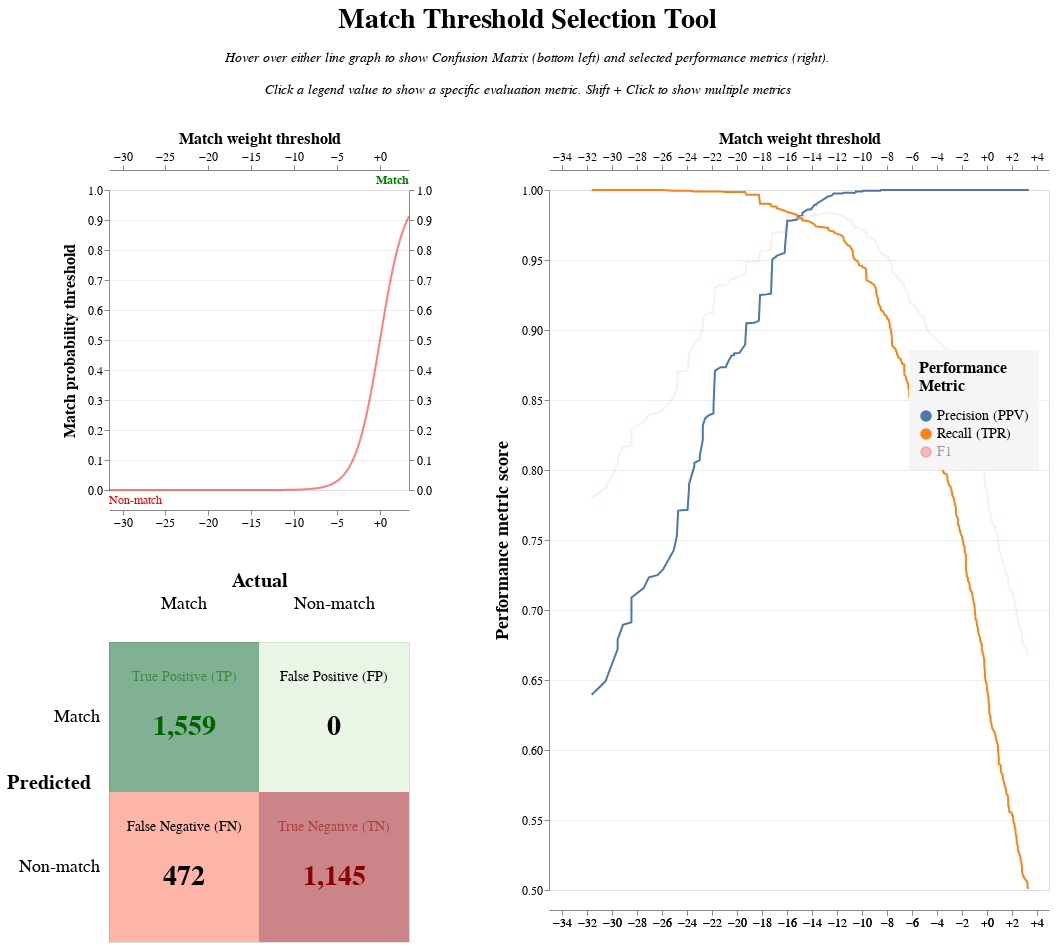

Notebook code cell kept with this figure:
### Markdown cell above
## Worked Example

### Code cell
from splink.duckdb.linker import DuckDBLinker
import splink.duckdb.comparison_library as cl
import splink.duckdb.comparison_template_library as ctl
from splink.duckdb.blocking_rule_library import block_on
from splink.datasets import splink_datasets, splink_dataset_labels
import logging, sys
logging.disable(sys.maxsize)

df = splink_datasets.fake_1000

settings = {
    "link_type": "dedupe_only",
    "blocking_rules_to_generate_predictions": [
        block_on("first_name"),
        block_on("surname"),
    ],
    "comparisons": [
        ctl.name_comparison("first_name"),
        ctl.name_comparison("surname"),
        ctl.date_comparison("dob", cast_strings_to_date=True),
        cl.exact_match("city", term_frequency_adjustments=True),
        ctl.email_comparison("email", include_username_fuzzy_level=False),
    ],
}

linker = DuckDBLinker(df, settings)
linker.estimate_u_using_random_sampling(max_pairs=1e6)

blocking_rule_for_training = block_on(["first_name", "surname"])

linker.estimate_parameters_using_expectation_maximisation(blocking_rule_for_training)

blocking_rule_for_training = block_on("dob")
linker.estimate_parameters_using_expectation_maximisation(blocking_rule_for_training)


df_labels = splink_dataset_labels.fake_1000_labels
labels_table = linker.register_labels_table(df_labels)

linker.accuracy_analysis_from_labels_table(labels_table, add_metrics=['f1'])

### Figure 1 — Vega-Lite specification as saved in the notebook (floating-point values rounded to 4 significant figures; data arrays with more than 128 entries replaced by an {"elided": "..."} marker saying what was removed)
{"config": {"view": {"continuousWidth": 300, "continuousHeight": 300, "discreteHeight": {"step": 150}, "discreteWidth": {"step": 150}}, "axis": {"gridWidth": 0.5, "labelFontSize": 12, "titleFontSize": 16}, "axisX": {"format": "+", "grid": false, "offset": 20, "values": {"expr": "[-25,-20,-15,-10,-5,0,5,10,15,20,25]"}}, "axisY": {"title": "Match probability threshold", "titleFontSize": 16}, "concat": {"spacing": 40}}, "hconcat": [{"vconcat": [{"layer": [{"layer": [{"mark": {"type": "rule"}, "encoding": {"opacity": {"condition": {"param": "threshold", "value": 0.3, "empty": false}, "value": 0}, "x": {"axis": {"orient": "bottom"}, "field": "truth_threshold", "scale": {"nice": false}, "title": null, "type": "quantitative"}}, "params": [{"name": "threshold", "select": {"type": "point", "encodings": ["x"], "fields": ["truth_threshold"], "nearest": true, "on": "mouseover", "toggle": false}, "value": null}]}, {"mark": {"type": "rule"}, "encoding": {"opacity": {"condition": {"param": "threshold", "value": 0.3, "empty": false}, "value": 0}, "y": {"axis": {"orient": "right"}, "field": "match_probability", "title": " ", "type": "quantitative"}}, "params": [{"name": "prob", "select": {"type": "point", "encodings": ["y"], "fields": ["match_probability"], "nearest": true, "on": "mouseover", "toggle": false}}]}]}, {"layer": [{"mark": {"type": "text", "fontSize": 14, "fontWeight": "bold", "xOffset": 25, "yOffset": 10}, "encoding": {"text": {"aggregate": "min", "field": "truth_threshold", "format": "+.2f"}, "y": {"axis": {"orient": "left"}, "field": "match_probability", "title": "Match probability threshold", "type": "quantitative"}}, "transform": [{"filter": {"param": "threshold", "empty": false}}]}, {"mark": {"type": "text", "fontSize": 14, "xOffset": -25, "yOffset": -10}, "encoding": {"text": {"aggregate": "min", "field": "match_probability", "format": ".3f"}}, "transform": [{"filter": {"param": "threshold", "empty": false}}]}, {"mark": {"type": "line", "color": "red", "opacity": 0.5}}, {"mark": {"type": "line", "color": "green", "opacity": 0.5, "strokeWidth": 3}, "transform": [{"filter": "datum.truth_threshold >= threshold.truth_threshold"}]}, {"mark": {"type": "point", "color": "green", "size": 100}, "encoding": {"opacity": {"condition": {"param": "threshold", "value": 1, "empty": false}, "value": 0}}}], "encoding": {"x": {"field": "truth_threshold", "type": "quantitative", "title": "Match weight threshold", "axis": {"orient": "top"}}, "y": {"field": "match_probability", "type": "quantitative", "title": "Match probability threshold", "axis": {"orient": "left", "titlePadding": 10}}}}, {"mark": {"type": "text", "align": "left", "color": "red", "fontSize": 12, "text": "Non-match", "x": 0, "y": "height", "yOffset": 10}, "data": {"values": [{}]}}, {"mark": {"type": "text", "align": "right", "color": "green", "fontSize": 12, "fontWeight": "bold", "text": "Match", "x": "width", "y": 0, "yOffset": -10}, "data": {"values": [{}]}}], "description": "Match weight vs probability"}, {"hconcat": [{"layer": [{"mark": {"type": "rect", "opacity": 0.5}, "encoding": {"color": {"field": "count", "legend": null, "scale": {"scheme": "reds", "zero": true}, "type": "quantitative"}}, "transform": [{"filter": "datum.predicted == 0"}]}, {"mark": {"type": "rect", "opacity": 0.5}, "encoding": {"color": {"field": "count", "legend": null, "scale": {"scheme": "greens", "zero": true}, "type": "quantitative"}}, "transform": [{"filter": "datum.predicted == 1"}]}, {"mark": {"type": "text", "fontSize": 14, "yOffset": -40}, "encoding": {"color": {"condition": [{"test": "datum.predicted==1 && datum.actual==1", "value": "darkgreen"}, {"test": "datum.predicted==0 && datum.actual==0", "value": "darkred"}], "value": "black"}, "opacity": {"condition": {"test": "datum.predicted != datum.actual", "value": 1}, "value": 0.5}, "text": {"field": "confusion_label", "type": "nominal"}}}, {"mark": {"type": "text", "fontSize": 28, "fontWeight": "bold", "yOffset": 10}, "encoding": {"color": {"condition": [{"test": "datum.predicted==1 && datum.actual==1", "value": "darkgreen"}, {"test": "datum.predicted==0 && datum.actual==0", "value": "darkred"}], "value": "black"}, "text": {"field": "count", "format": ",", "type": "nominal"}}}], "description": "Confusion matrix", "encoding": {"x": {"field": "actual", "type": "nominal", "title": "Actual", "axis": {"domain": false, "labelAngle": 0, "labelExpr": "datum.label == 1 ? 'Match' : 'Non-match'", "labelFontSize": 18, "labelPadding": 10, "orient": "top", "ticks": false, "titleAngle": 0, "titleFontSize": 20}, "sort": "-x"}, "y": {"field": "predicted", "type": "nominal", "title": "Predicted", "axis": {"domain": false, "labelExpr": "datum.label == 1 ? 'Match' : 'Non-match'", "labelFontSize": 18, "labelPadding": 10, "ticks": false, "titleAngle": 0, "titleFontSize": 20, "titlePadding": -30}, "sort": "-y"}}, "resolve": {"scale": {"color": "independent"}}, "transform": [{"filter": {"or": [{"param": "threshold", "empty": false}, {"and": [{"param": "threshold", "empty": true}, "datum.truth_threshold == datum.median_threshold"]}]}}]}], "transform": [{"fold": ["tp", "tn", "fp", "fn"], "as": ["label", "count"]}, {"calculate": "datum.label === 'tp' ? 'True Positive (TP)' : datum.label === 'tn' ? 'True Negative (TN)' : datum.label === 'fp' ? 'False Positive (FP)' : 'False Negative (FN)'", "as": "confusion_label"}, {"calculate": "datum.label === 'tp' || datum.label === 'fp' ? 1 : 0", "as": "predicted"}, {"calculate": "datum.label === 'tp' || datum.label === 'fn' ? 1 : 0", "as": "actual"}, {"joinaggregate": [{"op": "median", "field": "truth_threshold", "as": "median_threshold"}]}]}]}, {"layer": [{"layer": [{"mark": {"type": "point", "size": 100}, "encoding": {"opacity": {"condition": {"param": "threshold", "value": 1, "empty": false}, "value": 0}, "tooltip": [{"field": "truth_threshold", "format": ".3f", "title": "Match weight threshold", "type": "quantitative"}, {"field": "match_probability", "format": ".3%", "title": "Match probability threshold", "type": "quantitative"}, {"field": "precision", "format": ".4f", "title": "Precision", "type": "quantitative"}, {"field": "recall", "format": ".4f", "title": "Recall (TPR)", "type": "quantitative"}, {"field": "fp_rate", "format": ".4f", "title": "FPR", "type": "quantitative"}], "x": {"axis": {"orient": "top"}, "field": "truth_threshold", "title": "Match weight threshold"}}, "params": [{"name": "metric", "select": {"type": "point", "fields": ["metric"]}, "bind": "legend", "value": [{"metric": "precision"}, {"metric": "recall"}]}, {"name": "threshold", "select": {"type": "point", "encodings": ["x"], "fields": ["truth_threshold"], "nearest": true, "on": "mouseover", "toggle": false}, "value": null}], "transform": [{"filter": {"param": "metric", "empty": true}}]}, {"mark": {"type": "line"}, "encoding": {"opacity": {"condition": {"param": "metric", "value": 1}, "value": 0.1}, "x": {"axis": {"orient": "bottom"}, "field": "truth_threshold", "title": null}}}], "encoding": {"color": {"field": "metric", "type": "nominal", "sort": ["precision", "recall", "f1"], "title": ["Performance", "Metric"], "legend": {"fillColor": "whitesmoke", "labelExpr": "{'precision': 'Precision (PPV)', 'recall': 'Recall (TPR)', 'specificity': 'Specificity (TNR)', 'accuracy': 'Accuracy', 'npv': 'NPV', 'f1': 'F1', 'f2': 'F2', 'f0_5': 'F0.5', 'p4': 'P4', 'phi': 'φ (MCC)'}[datum.value]", "labelFontSize": 14, "legendX": 800, "legendY": 160, "orient": "none", "padding": 10, "titleFontSize": 16, "titlePadding": 15}}, "x": {"type": "quantitative", "field": "truth_threshold"}, "y": {"field": "value", "type": "quantitative", "axis": {"labelFontSize": 12, "title": "Performance metric score", "titleFontSize": 18, "titlePadding": 10, "values": {"expr": "[0.5,0.55,0.6,0.65,0.7,0.75,0.8,0.85,0.9,0.95,1.0]"}}, "scale": {"domain": [0.5, 1]}}}}, {"layer": [{"mark": {"type": "rule", "color": "gray"}, "encoding": {"x": {"field": "truth_threshold", "title": null, "type": "quantitative"}}}, {"layer": [{"mark": {"type": "rect", "fill": "whitesmoke", "x": 200, "x2": 10, "y2Offset": 20, "yOffset": -20}, "encoding": {"y2": {"field": "score_index"}}}, {"mark": {"type": "text", "align": "right", "baseline": "middle", "fontSize": 16, "x": 200, "xOffset": -10}}], "encoding": {"color": {"field": "metric", "sort": ["precision", "recall", "f1"]}, "text": {"field": "y_text"}, "y": {"field": "score_index", "type": "quantitative"}}, "transform": [{"filter": {"param": "metric", "empty": true}}]}, {"mark": {"type": "text", "fontSize": 14, "fontWeight": "bold", "xOffset": 20, "y": 0, "yOffset": -10}, "encoding": {"text": {"condition": {"param": "threshold", "aggregate": "min", "empty": false, "field": "truth_threshold", "format": "+.2f", "type": "nominal"}, "value": ""}, "x": {"field": "truth_threshold", "type": "quantitative"}}}], "transform": [{"filter": {"param": "threshold", "empty": false}}]}], "description": "Accuracy chart", "height": 700, "transform": [{"fold": ["precision", "recall", "f1"], "as": ["metric", "value"]}, {"calculate": "0.6375 - 0.025*indexof(['precision', 'recall', 'f1'], datum.metric)", "as": "score_index"}, {"calculate": "{'precision': 'Precision (PPV)', 'recall': 'Recall (TPR)', 'specificity': 'Specificity (TNR)', 'accuracy': 'Accuracy', 'npv': 'NPV', 'f1': 'F1', 'f2': 'F2', 'f0_5': 'F0.5', 'p4': 'P4', 'phi': 'φ (MCC)'}[datum.metric]", "as": "metric_text"}, {"calculate": "datum.metric_text + ' = ' + format(datum.value, ',.3g')", "as": "y_text"}], "width": 500}], "data": {"name": "data-786b7aee5871a4608d75627e88f0f74b"}, "title": {"text": "Match Threshold Selection Tool", "anchor": "middle", "baseline": "line-bottom", "fontSize": 28, "subtitle": ["Hover over either line graph to show Confusion Matrix (bottom left) and selected performance metrics (right).", "", "Click a legend value to show a specific evaluation metric. Shift + Click to show multiple metrics"], "subtitleFontSize": 14, "subtitleFontStyle": "italic"}, "$schema": "https://vega.github.io/schema/vega-lite/v5.14.1.json", "datasets": {"data-786b7aee5871a4608d75627e88f0f74b": {"elided": "537 records"}}}
